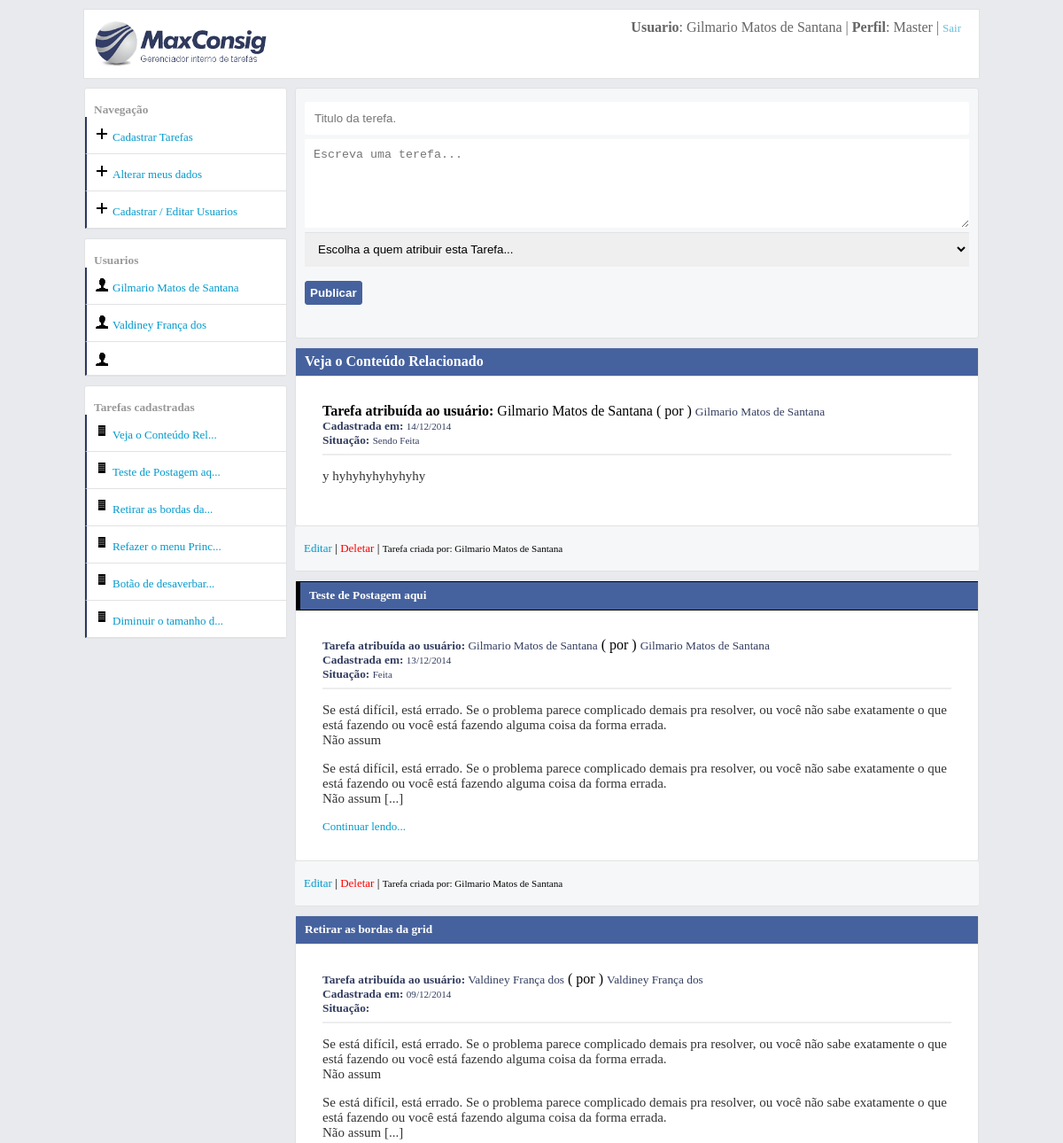
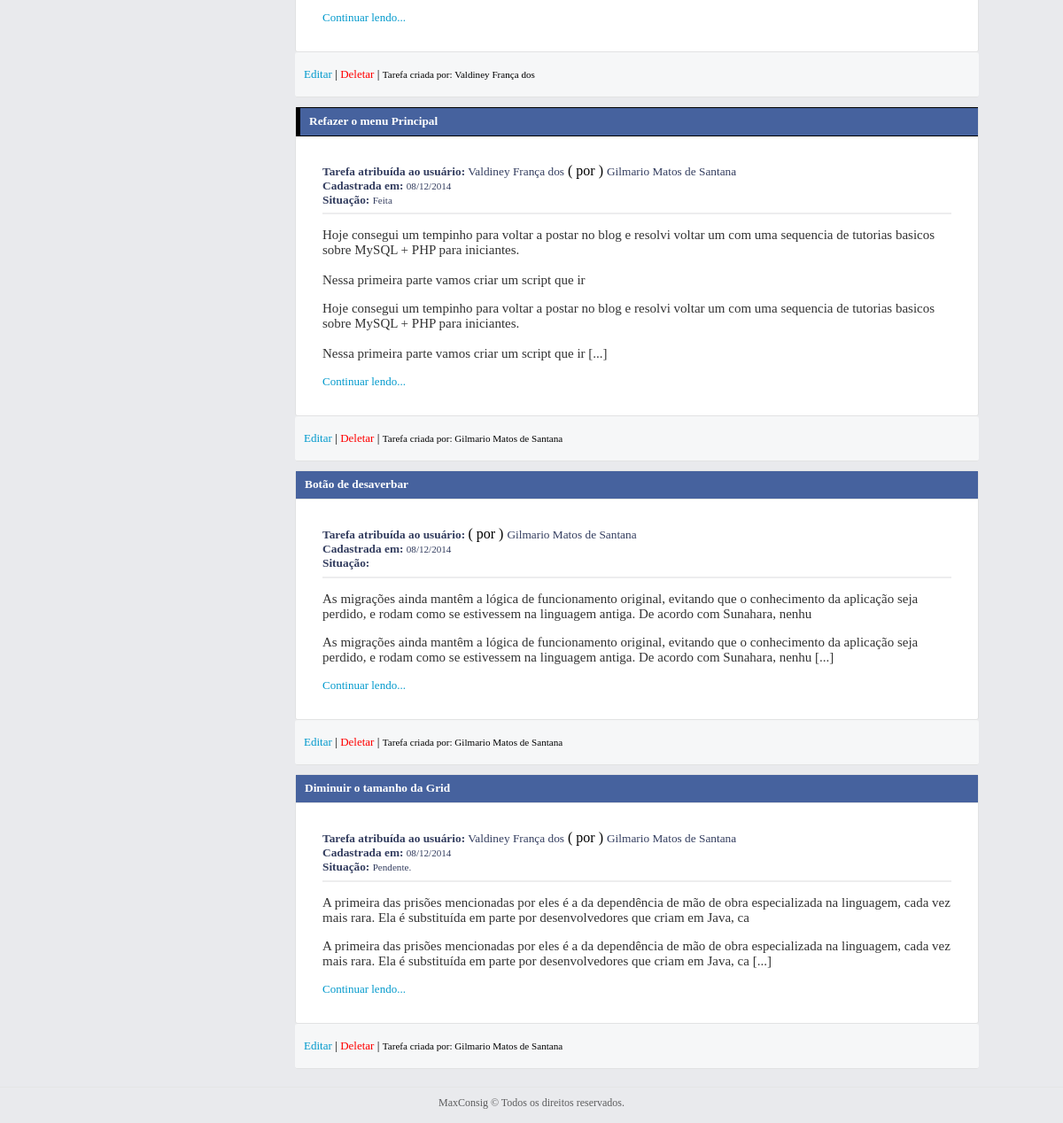
Page /dashboard.php (signed in) on the committed database (2 pictures, top to bottom).
### tables this page shows
CREATE TABLE IF NOT EXISTS `tarefas` (
  `id` int(11) NOT NULL AUTO_INCREMENT,
  `titulo` varchar(50) NOT NULL,
  `texto` text NOT NULL,
  `vinculoUsuario` int(11) NOT NULL,
  `dataCadastro` varchar(10) NOT NULL,
  `situacao` int(11) DEFAULT NULL,
  `dataAcao` varchar(10) DEFAULT NULL,
  `criadorDaTarefa` int(11) NOT NULL,
  PRIMARY KEY (`id`),
  KEY `fk_criador_da_tarefa` (`criadorDaTarefa`),
  KEY `fk_quem_vai_fazer_a_tarefa` (`vinculoUsuario`)
);

CREATE TABLE IF NOT EXISTS `usuarios` (
  `id` int(11) NOT NULL AUTO_INCREMENT,
  `nome` varchar(40) NOT NULL,
  `login` varchar(40) NOT NULL,
  `senha` varchar(10) NOT NULL,
  `dataCadastro` varchar(10) NOT NULL,
  `perfil` int(11) NOT NULL,
  PRIMARY KEY (`id`)
);

### Container.class.php (called while the page is built, shortened)
<?php
class Container
{
	public static function getUsuario()
	{
		$usuario = new UsuarioModel(self::getConexao());
		return $usuario;
	}
	public static function getTarefas()
	{
		$tarefas = new TarefasModel(self::getConexao());
		return $tarefas;
	}
	public static function getConexao()
	{
		$conexao = new Conexao("localhost","tarefas","root","");
	    return $conexao;
	}
}

### db/Conexao.class.php (called while the page is built, shortened)
<?php
class Conexao implements ConexaoInterface
{
	private $host;
	private $db;
	private $user;
	private $password;
	public function __construct($host, $db, $user, $password)
	{
		$this->host = $host;
		$this->db = $db;
		$this->user = $user;
		$this->password = $password;
	}
	public function connect()
	{
		return new \PDO("mysql:host={$this->host};dbname={$this->db}",$this->user,$this->password);
	}
}

### models/UsuarioModel.class.php (called while the page is built, shortened)
<?php
class UsuarioModel
{
	private $tableName = "usuarios";
	private $db;
	public function __construct(ConexaoInterface $conexao)
	{
		$this->db = $conexao->connect();
	}
	public function listar()
	{
		$query = $this->db->prepare("select * from {$this->tableName}");
		$query->execute();
		return $query->fetchAll(PDO::FETCH_OBJ);
	}
	public function listarWhere($campo, $valor)
	{
		if ($campo == "id")
		{
			$valor = (int) $valor;
		}
		$query = $this->db->prepare("select * from {$this->tableName} where {$campo} = ?");
		$query->execute(array($valor));
		return $query->fetchAll(PDO::FETCH_OBJ);
	}
	public function colecaoUsuarioTarefas()
	{
		$query = $this->db->prepare("select usuarios.id as idUsuario, tarefas.id as idTarefas,
        nome, login, perfil, usuarios.dataCadastro as usuarioDataDoCadastro,
        titulo, texto, tarefas.dataCadastro as tarefasDataDoCadastro,
        situacao, dataAcao, criadorDaTarefa, vinculoUsuario
        from usuarios join tarefas on tarefas.criadorDaTarefa =
        usuarios.id order by tarefas.dataCadastro desc, tarefas.id desc");
        $query->execute();
		return $query->fetchAll(PDO::FETCH_OBJ);
	}
}

### utilidades/functions.php (called while the page is built)
<?php
function DelimitarPorTamnho($entrada,$tamanho,$acabamento)
{
	$saida = str_split($entrada,$tamanho);
    return $saida[0].$acabamento;
}

### models/TarefasModel.class.php (called while the page is built, shortened)
<?php
class TarefasModel
{
	private $tableName = "tarefas";
	private $db;
	public function __construct(ConexaoInterface $conexao)
	{
		$this->db = $conexao->connect();
	}
    public function listar()
    {
    	$query = $this->db->prepare("select * from {$this->tableName} order by id desc, dataCadastro desc");
    	$query->execute();
    	return $query->fetchAll(PDO::FETCH_OBJ);
    }
}

### layout_parts/areas_result_post.php (the view, shortened to what this page needs)
<?php foreach($usuario->colecaoUsuarioTarefas() as $listar):?>
<?php
$iconiSituacaoTarefa = "";
$destacaTarefaFeita = "";
if ($listar->situacao == "1")
{
	$iconiSituacaoTarefa = "Pendente.";
}
elseif ($listar->situacao == "2")
{
	$iconiSituacaoTarefa = "Sendo Feita";
}
elseif ($listar->situacao == "3")
{
	$iconiSituacaoTarefa = "Feita";
	$destacaTarefaFeita = "tarefa-feita";
}
foreach($usuario->listarWhere("id",$listar->vinculoUsuario) as $list)
{
	$_nomeDoUsuarioTarefaAtibuida = $list->nome;
}
?>
<section class="areas apresenta-tarefas">
<h1 class="h1-title-tarefas <?php echo $destacaTarefaFeita ?>"><?php echo $listar->titulo; ?></h1>
<div class="info-areas">
<b>Tarefa atribuída ao usuário:</b> <?php echo $_nomeDoUsuarioTarefaAtibuida; ?></small> ( por ) <small><?php echo $listar->nome; ?><br>
<b>Cadastrada em:</b> <small><?php echo $listar->tarefasDataDoCadastro; ?></small> <br>
<b>Situação:</b> <small><?php echo $iconiSituacaoTarefa; ?></small> <br>
<hr>
<p><?php echo nl2br(DelimitarPorTamnho($listar->texto, 200, "")); ?></p>
<?php
if (strlen($listar->texto) > 200):
?>
<p><?php echo nl2br(DelimitarPorTamnho($listar->texto, 200, " [...]")); ?></p>
<a href="?textoCompleto&id=<?php echo $listar->idTarefas; ?>" title="Ler a tarefa completa">Continuar lendo...</a>
<?php endif; ?>
</div>
</section>
<div class="footer-areas">
<?php
if ($_SESSION["perfil"] == "1"):
?>
 <a href="editar_tarefas.php?editar&id=<?php echo $listar->idTarefas;?>" class="editar" title="Editar essa Tarefa">Editar</a> |
 <a href="tarefa_controller.php?deletar&id=<?php echo $listar->idTarefas;?>" class="deletar" title="Deletar essa Tarefa">Deletar</a> |
 <small>Tarefa criada por: <?php echo $listar->nome; ?></small>
<?php endif; ?>
</div>
<?php endforeach; ?>

### layout_parts/area_left.php
<div id="main-area-left">
<section class="left">
<br>
<b>Navegação</b>
<ul id="menu-left" class="cadastrar-usuario">
	<li><a href="dashboard.php">Cadastrar Tarefas</a></li>
	<li><a href="alterar_meus_dados.php?alterarMeusDados">Alterar meus dados</a></li>
	<?php if ($_SESSION["perfil"] == "1"): ?>
	<li><a href="cadastrar_usuarios.php">Cadastrar / Editar Usuarios</a></li>
	<?php endif; ?>
</ul>
</section>
<section class="left">
<br>
<b>Usuarios</b>
<ul id="menu-left" class="menu-usuarios">
	<?php foreach($usuario->listar() as $listar): ?>
	   <li><a href=""><?php echo $listar->nome; ?></a></li>
	<?php endforeach; ?>
</ul>
</section>
<section class="left">
<br>
<b>Tarefas cadastradas</b>
<ul id="menu-left" class="cadastrar-usuario">
	<?php foreach($tarefas->listar() as $listar): ?>
	  <li><a class="link-arquivos" href="dashboard.php" title="<?php echo $listar->titulo; ?>"><?php echo DelimitarPorTamnho($listar->titulo, 20, "..."); ?></a></li>
    <?php endforeach; ?>
</ul>
</section>
</div>

### css/style.css (style rules this page uses)
body { background:#e9eaed; font-family:Tahoma!important; margin:0; margin-top:10px; }
.areas { width:750px; height:auto; min-height:200px; background:#ffffff; margin:auto; border-radius:3px; border:1px solid #e1e2e3; margin-top:0px; padding:10px; }
.apresenta-tarefas h1 { display:block; padding:10px; padding-bottom:1px; background:#f6f7f8; padding-top:0!important; line-height:30px!important; border-bottom:1px solid #e1e2e3; margin-bottom:0!important; }
.apresenta-tarefas { padding:0; width:770px; }
.apresenta-tarefas small { color:#333d5f; }
hr { opacity:0.60; border:1px solid #e1e2e3; }
.info-areas { padding:30px; }
.info-areas p { font-size:15px; }
.footer-areas { display:block; padding:0; padding-bottom:1px; background:#f6f7f8; padding-top:10!important; padding-bottom:10!important; line-height:30px!important; border-bottom:1px solid #e1e2e3; min-height:10px; border-radius:3px; border-left:0; border-right:0; padding-left:10px; margin-bottom:10px; }
.areas p { color:#333333; }
.areas h1,h2,h3,h4 { margin:0; margin-bottom:10px; color:#999999; }
#main-area-left { width:229px; }
.left { width:227px; background:white; height:auto; margin-top:10px; border:1px solid #e1e2e3; border-radius:3px; }
.left b { margin-left:10px; margin-top:10px!important; color:#999999; }
a { color:#0099cc; font-size:13px; text-decoration:none; }
ul { margin:0; padding:0; list-style:none; }
#menu-left a { display:block; padding:10px; background:white; border-bottom:1px solid #e1e2e3; border-left:2px solid #2c375d; }
.menu-usuarios a::before { content: url(css_img/icone_usuario.gif); margin-right:5px; }
.cadastrar-usuario a::before { content: url(css_img/icone_cadastrar_usuario.gif); margin-right:5px; }
.link-arquivos::before { content: url(css_img/icone_arquivos.gif)!important; margin-right:5px; }
.deletar { color:#ff0000; }
.h1-title-tarefas { background:#46629e!important; color:white!important; }
.tarefa-feita { border-left:5px solid #000000!important; border-bottom:1px solid #000000!important; border-top:1px solid #000000!important; }

### css/SimpleAnimationCSS.css (style rules this page uses)
.comes-here { -webkit-animation:comes-here 1.5s 1; -moz-animation:comes-here 1.5s 1; -o-animation:comes-here 1.5s 1; -ms-animation:comes-here 1.5s 1; }

### rows in the picture
tarefas: titulo "Veja o Conteúdo Relacionado", criadorDaTarefa.nome "Gilmario Matos de Santana", dataCadastro "14/12/2014", situacao "Sendo Feita", texto "y hyhyhyhyhyhyhy", titulo "Veja o Conteúdo Rel..."
tarefas: titulo "Teste de Postagem aqui", criadorDaTarefa.nome "Gilmario Matos de Santana", dataCadastro "13/12/2014", situacao "Feita", texto "Se está difícil, está errado. Se o problema parece complicado demais pra resolver, ou você não sabe exatamente o que está fazendo ou você está fazendo alguma coisa da forma errada. Não assum", texto "Se está difícil, está errado. Se o problema parece complicado demais pra resolver, ou você não sabe exatamente o que está fazendo ou você está fazendo alguma coisa da forma errada. Não assum [...]", titulo "Teste de Postagem aq..."
tarefas: titulo "Retirar as bordas da grid", criadorDaTarefa.nome "Valdiney França dos", dataCadastro "09/12/2014", texto "Se está difícil, está errado. Se o problema parece complicado demais pra resolver, ou você não sabe exatamente o que está fazendo ou você está fazendo alguma coisa da forma errada. Não assum", texto "Se está difícil, está errado. Se o problema parece complicado demais pra resolver, ou você não sabe exatamente o que está fazendo ou você está fazendo alguma coisa da forma errada. Não assum [...]", titulo "Retirar as bordas da..."
tarefas: titulo "Refazer o menu Principal", vinculoUsuario.nome "Valdiney França dos", criadorDaTarefa.nome "Gilmario Matos de Santana", dataCadastro "08/12/2014", situacao "Feita", texto "Hoje consegui um tempinho para voltar a postar no blog e resolvi voltar um com uma sequencia de tutorias basicos sobre MySQL + PHP para iniciantes. Nessa primeira parte vamos criar um script que ir", texto "Hoje consegui um tempinho para voltar a postar no blog e resolvi voltar um com uma sequencia de tutorias basicos sobre MySQL + PHP para iniciantes. Nessa primeira parte vamos criar um script que ir [...]", titulo "Refazer o menu Princ..."
tarefas: titulo "Botão de desaverbar", criadorDaTarefa.nome "Gilmario Matos de Santana", dataCadastro "08/12/2014", texto "As migrações ainda mantêm a lógica de funcionamento original, evitando que o conhecimento da aplicação seja perdido, e rodam como se estivessem na linguagem antiga. De acordo com Sunahara, nenhu", texto "As migrações ainda mantêm a lógica de funcionamento original, evitando que o conhecimento da aplicação seja perdido, e rodam como se estivessem na linguagem antiga. De acordo com Sunahara, nenhu [...]", titulo "Botão de desaverbar..."
tarefas: titulo "Diminuir o tamanho da Grid", vinculoUsuario.nome "Valdiney França dos", criadorDaTarefa.nome "Gilmario Matos de Santana", dataCadastro "08/12/2014", situacao "Pendente.", texto "A primeira das prisões mencionadas por eles é a da dependência de mão de obra especializada na linguagem, cada vez mais rara. Ela é substituída em parte por desenvolvedores que criam em Java, ca", texto "A primeira das prisões mencionadas por eles é a da dependência de mão de obra especializada na linguagem, cada vez mais rara. Ela é substituída em parte por desenvolvedores que criam em Java, ca [...]", titulo "Diminuir o tamanho d..."
usuarios: nome "Gilmario Matos de Santana"
usuarios: nome "Valdiney França dos"

### other values in the picture
$_SESSION["nome"] "Gilmario Matos de Santana"
$tipoPerfil "Master"
